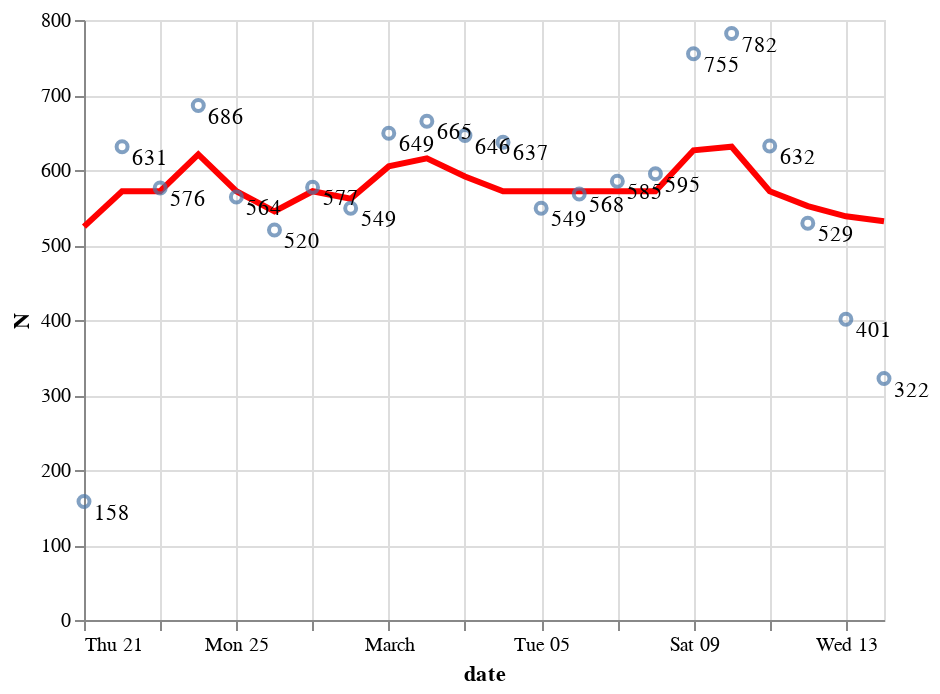

The cell this chart's notebook holds for it:
### Code cell
import altair as alt


line = alt.Chart(day_df).mark_line(
    color='red',
    size=3
).transform_window(
    rolling_mean='mean(num)',
    frame=[-15, 15]
).encode(
    x='date:T',
    y='rolling_mean:Q'
)

points = alt.Chart(day_df).mark_point().encode(
    x='date:T',
    y=alt.Y('num:Q',
            axis=alt.Axis(title='N'))
)

text = points.mark_text(
    align='left',
    baseline='top',
    dx=5  # Moves text to right so it doesn't appear on top of the bar
).encode(
    text='num:Q'
)

#Add zoom-in/out
scales = alt.selection_interval(bind='scales')

chart1 = line + points + text
# (chart1).save('chart1.png')

line + points + text

### Figure 1 — Vega-Lite specification as saved in the notebook (floating-point values rounded to 4 significant figures)
{"config": {"view": {"continuousWidth": 400, "continuousHeight": 300}}, "layer": [{"mark": {"type": "line", "color": "red", "size": 3}, "encoding": {"x": {"type": "temporal", "field": "date"}, "y": {"type": "quantitative", "field": "rolling_mean"}}, "transform": [{"window": [{"op": "mean", "field": "num", "as": "rolling_mean"}], "frame": [-15, 15]}]}, {"mark": "point", "encoding": {"x": {"type": "temporal", "field": "date"}, "y": {"type": "quantitative", "axis": {"title": "N"}, "field": "num"}}}, {"mark": {"type": "text", "align": "left", "baseline": "top", "dx": 5}, "encoding": {"text": {"type": "quantitative", "field": "num"}, "x": {"type": "temporal", "field": "date"}, "y": {"type": "quantitative", "axis": {"title": "N"}, "field": "num"}}}], "data": {"name": "data-fe65c8f5dcaff619313a15757cb9c055"}, "$schema": "https://vega.github.io/schema/vega-lite/v4.8.1.json", "datasets": {"data-fe65c8f5dcaff619313a15757cb9c055": [{"date": "2019-03-10T00:00:00", "num": 782}, {"date": "2019-03-09T00:00:00", "num": 755}, {"date": "2019-02-24T00:00:00", "num": 686}, {"date": "2019-03-02T00:00:00", "num": 665}, {"date": "2019-03-01T00:00:00", "num": 649}, {"date": "2019-03-03T00:00:00", "num": 646}, {"date": "2019-03-04T00:00:00", "num": 637}, {"date": "2019-03-11T00:00:00", "num": 632}, {"date": "2019-02-22T00:00:00", "num": 631}, {"date": "2019-03-08T00:00:00", "num": 595}, {"date": "2019-03-07T00:00:00", "num": 585}, {"date": "2019-02-27T00:00:00", "num": 577}, {"date": "2019-02-23T00:00:00", "num": 576}, {"date": "2019-03-06T00:00:00", "num": 568}, {"date": "2019-02-25T00:00:00", "num": 564}, {"date": "2019-03-05T00:00:00", "num": 549}, {"date": "2019-02-28T00:00:00", "num": 549}, {"date": "2019-03-12T00:00:00", "num": 529}, {"date": "2019-02-26T00:00:00", "num": 520}, {"date": "2019-03-13T00:00:00", "num": 401}, {"date": "2019-03-14T00:00:00", "num": 322}, {"date": "2019-02-21T00:00:00", "num": 158}]}}
